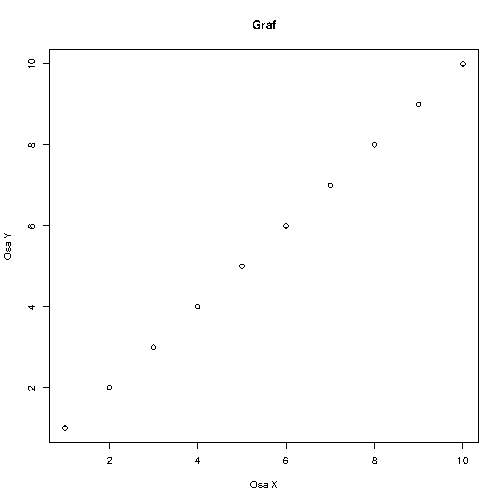

The R source for this figure:
bitmap(file="out.png")
plot(1:10, main="Graf", xlab="Osa X", ylab="Osa Y")
